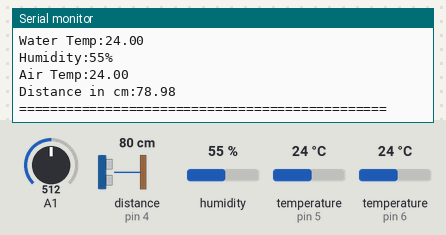
Simulated run of this sketch. Board: Arduino Uno, built with avr-gcc and run on an emulated ATmega328P. Shown: the last lines printed to the serial monitor. Wiring (inferred from the names in the program): ultrasonic range finder: trigger pin 2; echo pin 4. The inputs (shaded band) are chosen by the test bench; at power-on: distance to the obstacle (sensor on pin 4) 80 cm, humidity 55 %, temperature (sensors on pin 6, pin 5) 24 °C, A1 = 512. The echo pulse lasts 58.3 µs per cm.

Above: at 3.3 s.
3.4 s: distance to the obstacle (sensor on pin 4) set to 2 cm
At 5.3 s:
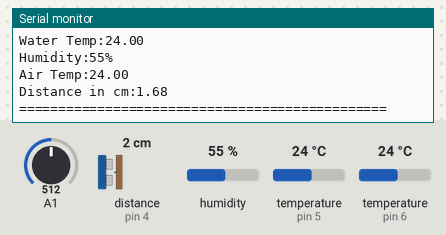
5.9 s: humidity set to 22 %
8.4 s: temperature (sensor on pin 6) set to 12 °C
10.9 s: A1 set to 716
13.4 s: distance to the obstacle (sensor on pin 4) set to 120 cm
At 15.9 s:
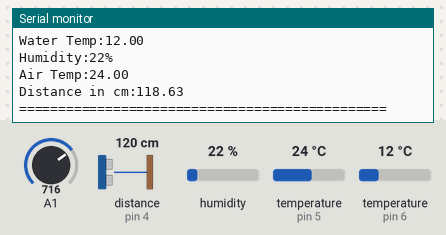
22.2 s: temperature (sensor on pin 5) set to 12 °C
At 23.4 s:
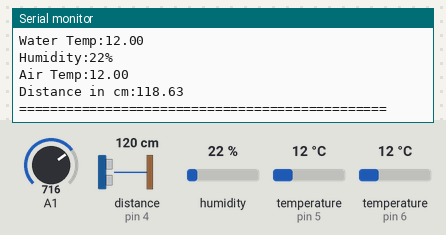
Timing chart, 0 to 25.2 s (numbered marks = the images above; inputs shaded):
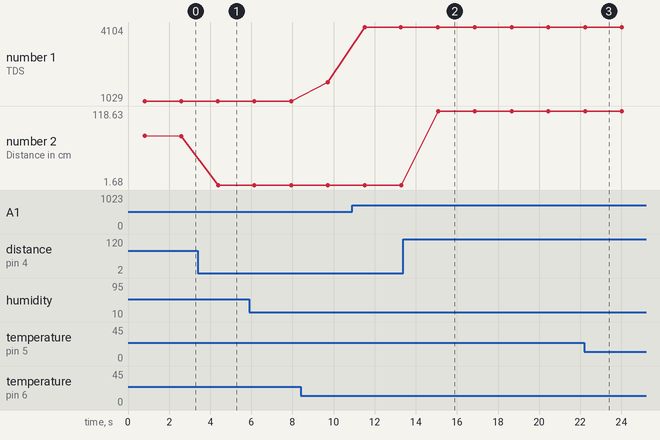

Measured:
- after the input at 3.4 s, the serial monitor: prints a new line after 0.98 s (image 1)
- after the input at 13.4 s, the serial monitor: prints a new line after 1.7 s (image 2)
- after the input at 22.2 s, the serial monitor: prints a new line at once (image 3)
- plotted number 1: 1029 → 1801 after the input at 8.4 s, 1801 → 4104 after the input at 10.9 s
- plotted number 2: 78.98 → 1.68 after the input at 3.4 s, 1.68 → 118.63 after the input at 13.4 s

The sketch:

Arduino.ino
```cpp
#include <OneWire.h>
#include <DallasTemperature.h>
#include <LiquidCrystal.h>
#include <DHT.h>

#define dhtType DHT11;

namespace pin {
const byte tds_sensor = A1;
const byte one_wire_bus = 6; // Dallas Temperature Sensor
const byte dht_pin = 5;
const byte trigPin = 2;
const byte echoPin = 4;
}

namespace device {
  float aref = 4.3;
}

namespace sensor {
  float ec = 0;
  unsigned int tds = 0;
  float waterTemp = 0;
  float ecCalibration = 1;
  float humidity = 0;
  float airTemp = 0;
  float distance = 0;
  long duration;
}

OneWire oneWire(pin::one_wire_bus);
DallasTemperature dallasTemperature(&oneWire);

DHT dht(pin::dht_pin, DHT11);

void setup() {
  Serial.begin(115200); // Dubugging on hardware Serial 0
  dallasTemperature.begin();
  dht.begin();
  pinMode(pin::trigPin, OUTPUT);
  pinMode(pin::echoPin, INPUT);
}


void loop() {
  readQuick();
  delay(1000);
}

void readQuick() {
  //DHT.readll(pin::dht_pin);
  dallasTemperature.requestTemperatures();
  sensor::waterTemp = dallasTemperature.getTempCByIndex(0);
  float rawEc = analogRead(pin::tds_sensor) * device::aref / 1024.0; // read the analog value more stable by the median filtering algorithm, and convert to voltage value
  float temperatureCoefficient = 1.0 + 0.02 * (sensor::waterTemp - 25.0); // temperature compensation formula: fFinalResult(25^C) = fFinalResult(current)/(1.0+0.02*(fTP-25.0));
  sensor::ec = (rawEc / temperatureCoefficient) * sensor::ecCalibration; // temperature and calibration compensation
  sensor::tds = (133.42 * pow(sensor::ec, 3) - 255.86 * sensor::ec * sensor::ec + 857.39 * sensor::ec) * 0.5; //convert voltage value to tds value
  sensor::humidity = dht.readHumidity();
  sensor::airTemp = dht.readTemperature();
  //Serial.print(F("EC:")); Serial.println(sensor::ec, 2);

  //Ultrasonic code block logic
  digitalWrite(pin::trigPin, HIGH);
  delayMicroseconds(10);
  digitalWrite(pin::trigPin, LOW);

  sensor::duration = pulseIn(pin::echoPin, HIGH);

  sensor::distance = sensor::duration * 0.034 / 2;
  //End of Ultrasonic code block logic

  Serial.print(F("TDS:")); Serial.println(sensor::tds);
  Serial.print(F("Water Temp:")); Serial.println(sensor::waterTemp,2);
  Serial.print(F("Humidity:")); Serial.print(sensor::humidity,0); Serial.println("%");
  Serial.print(F("Air Temp:")); Serial.println(sensor::airTemp,2);
  Serial.print(F("Distance in cm:")); Serial.println(sensor::distance,2);
  Serial.println("===============================================");
}
```
